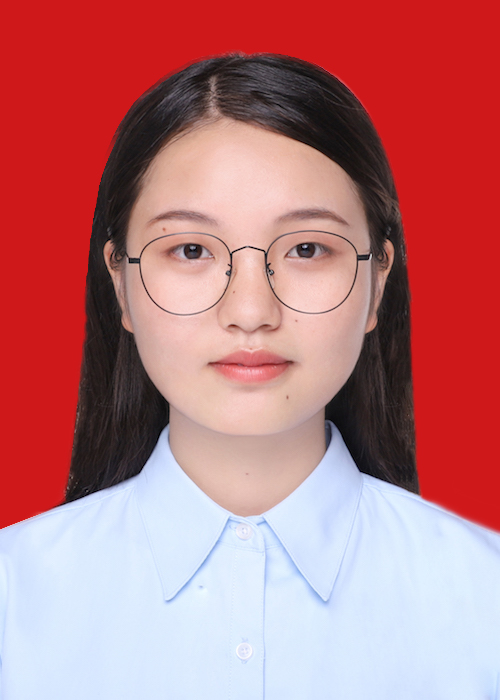
#> input picture python_code/图像处理/yml.jpg, 500 x 700 px
$ jupyter execute --allow-errors '图像灰度化.ipynb'
#> lines starting #> are read from the running program, lines starting #| are printed output that depends on the picture
[cell 1]
import cv2 as cv
import numpy as np
import matplotlib.pyplot as plt

# 读取时灰度化法
#> (the rest of this cell did not finish here and is left out)

#> (a cell that did not finish here is left out)

[cell 3]
img = cv.imread('yml.jpg')
#> img is the input picture: shape (700, 500, 3); mean B, G, R 124.2, 119.2, 187.7
img_gray = cv.cvtColor(img, cv.COLOR_BGR2GRAY, dst=None, dstCn=None)
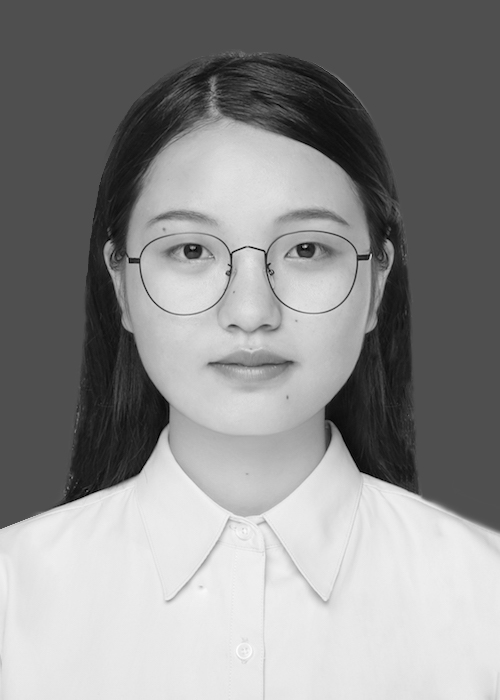
#> img_gray: shape (700, 500); min 0, max 253, mean 140.3
plt.imshow(img_gray)
plt.show()

[cell 4]
img1 = 'IMG_20200923_143304.jpg'
img2 = 'IMG_20200925_141617.jpg'

[cell 5]
# 平均值法


def bgr2gray(img):
    h, w, l = img.shape[:]
    b, g, r = img[:]
    print(h,w,l)

img = cv.imread(img1)
#> (the rest of this cell did not finish here and is left out)

[cell 6]
img = cv.imread(img1)
#> (the rest of this cell did not finish here and is left out)

#> (a cell that did not finish here is left out)

[cell 8]
img = cv.imread(img1)

def bgr2gray_ave(img):
    h, w, l = img.shape[:]
    gray_img = np.zeros((h,w), dtype=np.uint8)
    for row in range(h):
        for col in range(w):
            gray_img[row, col] = ave(img[row, col])
    plt.imshow(gray_img)
    plt.show()

def ave(num):
    return np.sum(num) / len(num)
ave(np.array([1,2,3]))

[cell 9]
img = cv.imread(img1)

def bgr2gray_max(img):
    h, w, l = img.shape[:]
    gray_img = np.zeros((h,w), dtype=np.uint8)
    for row in range(h):
        for col in range(w):
            gray_img[row, col] = np.max(img[row, col])
    plt.imshow(gray_img)
    plt.show()
#> (the rest of this cell did not finish here and is left out)

[cell 10]
img = cv.imread(img1)

def bgr2gray_min(img):
    h, w, l = img.shape[:]
    gray_img = np.zeros((h,w), dtype=np.uint8)
    for row in range(h):
        for col in range(w):
            gray_img[row, col] = np.min(img[row, col])
    plt.imshow(gray_img)
    plt.show()
#> (the rest of this cell did not finish here and is left out)

[cell 11]
img = cv.imread('yml.jpg')
bgr2gray_min(img)
#> after the loop in bgr2gray_min (call 2), `for row in range(h):`:
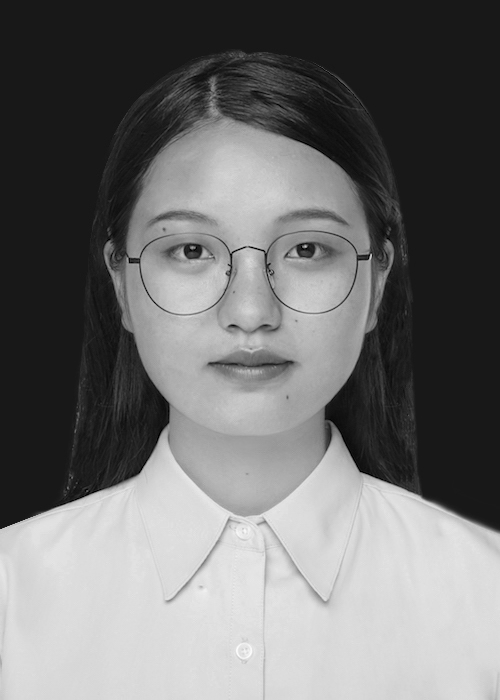
#> gray_img: shape (700, 500); min 0, max 253, mean 112.4
